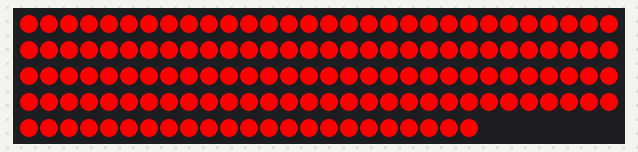
A sketch run on a simulated Arduino Uno, built with avr-gcc and run on an emulated ATmega328P. Shown: 143 RGB LEDs in strip order, left to right, continuing on the next row. Dim RGB values are drawn brighter than linear.

Above: at 0.13 s.
At 0.64 s:
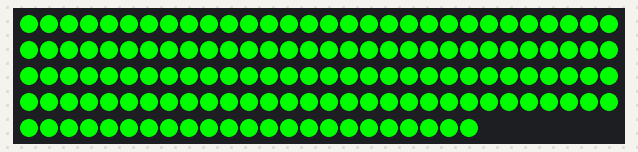
At 1.39 s:
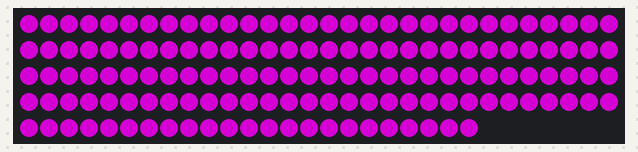

The sketch:

ceiling_6color.ino
```cpp
#include <Adafruit_NeoPixel.h>
#define PIN 6
Adafruit_NeoPixel strip = Adafruit_NeoPixel(143, PIN, NEO_GRB + NEO_KHZ800);

void setup() {
  strip.begin();
  strip.show();
}

void loop() {
  rainbow(500);
}

void rainbow(uint8_t wait) {

  uint32_t black = strip.Color(0,0,0);
  uint32_t colors[6];
  colors[0] = strip.Color(255,0,0);
  colors[1] = strip.Color(128,128,0);
  colors[2] = strip.Color(0,255,0);
  colors[3] = strip.Color(0,128,128);
  colors[4] = strip.Color(0,0,255);
  colors[5] = strip.Color(128,0,128);

  for(uint8_t i=0; i<6; i++) {
    for(uint16_t j=0; j<strip.numPixels(); j++) {
      strip.setPixelColor(j, colors[i]);
    }
    strip.show();
    delay(wait);
//    for(uint16_t j=0; j<strip.numPixels(); j++) {
//      strip.setPixelColor(j, black);
//    }
//    strip.show();
//    delay(wait*9);
  }

}

// Input a value 0 to 255 to get a color value.
// The colours are a transition r - g - b - back to r.
uint32_t Wheel(byte WheelPos) {
  if(WheelPos < 85) {
   return strip.Color(WheelPos * 3, 255 - WheelPos * 3, 0);
  } else if(WheelPos < 170) {
   WheelPos -= 85;
   return strip.Color(255 - WheelPos * 3, 0, WheelPos * 3);
  } else {
   WheelPos -= 170;
   return strip.Color(0, WheelPos * 3, 255 - WheelPos * 3);
  }
}
```

Measured:
- by itself, everything shown: repeats every 1.5 s, in 6 steps
